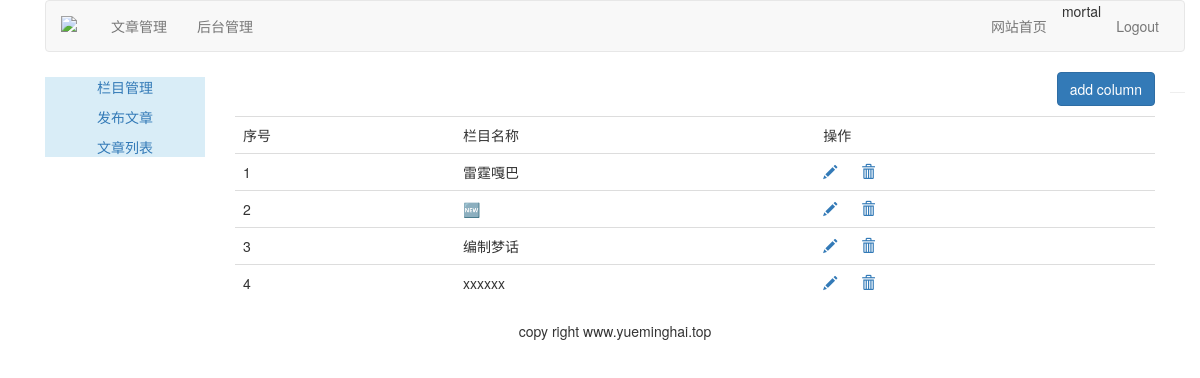
The page /article/article-column/ (signed in) on the database its author committed.
### article/models.py (models this page shows, shortened)
class ArticleColumn(models.Model):
    user = models.ForeignKey(User, on_delete=models.CASCADE,related_name='article_column')
    column = models.CharField(max_length=200)
    created = models.DateField(auto_now_add=True)

### article/views.py (the view, shortened to what this page needs)
# urls.py: path('article-column/', views.article_column, name="article_column"),
@login_required(login_url='/account/login/')
@csrf_exempt
def article_column(request):
    if request.method == "GET":
        columns = ArticleColumn.objects.filter(user=request.user)
        column_form = ArticleColumnForm()
        return render(request, "article/column/article_column.html",
                      {"columns": columns, "column_form": column_form})

### templates/article/column/article_column.html (shortened to what this page needs)
{% extends "article/base.html" %}
{% load static %}
{% block content %}
<div>
    <p class="text-right">
        <button id= "add_column" onclick="add_column()" class="btn btn-primary">
            add column
        </button>
    </p>
    <table class="table table-hover">
        <tr>
            <td>序号</td>
            <td>栏目名称</td>
            <td>操作</td>
        </tr>
            {% for column in columns %}
        <tr>
            <td>{{ forloop.counter }}</td>
            <td>{{ column.column }}</td>
            <td>
                <a name="edit" href="javascript:" onclick="edit_column(this, {{ column.id }})">
                    <span class="glyphicon glyphicon-pencil"></span>
                </a>
                <a name="delete" href="javascript:" onclick="del_column(this, {{ column.id }})">
                    <span class="glyphicon glyphicon-trash" style="margin-left: 20px;"></span>
                </a>
            </td>
        </tr>
        {% empty %}
        <p>还没有设置栏目，太懒了。</p>
        {% endfor %}
    </table>
</div>
{% endblock %}

### templates/article/header.html
{% load static %}
<div class="container">
    <nav class="navbar navbar-default" role="navigation">
        <div class="navbar-header">
            <a class="navbar-brand" href="http://www.yueminghai.top">
                <img width="20px" src="{% static 'images/maodou.jpeg' %}" ></a>
        </div>
        <div>
            <ul class="nav navbar-nav" role="tablist">
                <li><a href="{% url 'article:article_column' %}">文章管理</a></li>
                <li><a href="{% url 'article:article_column' %}">后台管理</a></li>
            </ul>
            <ul class="nav navbar-nav navbar-right" style="margin-right: 10px">
                <li><a href="{% url 'blog:blog_title' %}">网站首页</a></li>
                <li><span>{{ user.username }}</span></li>
                <li><a href="{% url 'account:user_logout' %}">Logout</a></li>
            </ul>
        </div>
    </nav>
</div>

### rows shown on the page
ArticleColumn: column "雷霆嘎巴"
ArticleColumn: column "🆕"
ArticleColumn: column "编制梦话"
ArticleColumn: column "xxxxxx"

### other values the page prints
{{ user.username }} "mortal"
